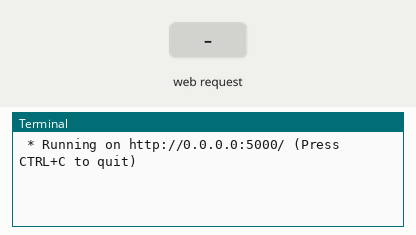
Bench run of a program on a simulated Raspberry Pi (BCM pin numbers). On the bench: the last lines printed to the terminal. The test bench sets the inputs (shaded band). The camera gives no picture and a still takes 0.5 s; the clock reads 2024-03-15 10:24:30 at power-on unless the program sets it.

Above: at 1.2 s.
1.3 s: HTTP request for / received
At 2.1 s:
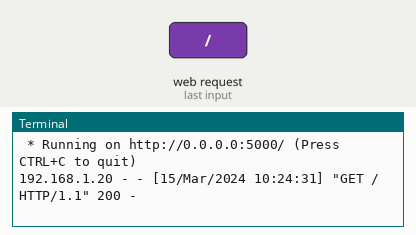
2.8 s: HTTP request for /api/capture received
At 4.0 s:
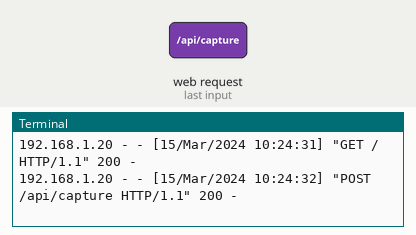
4.3 s: HTTP request for /api/download/resolution received
At 5.4 s:
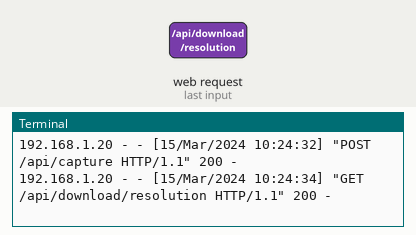

Measured:
- after the input at 1.3 s, the terminal: prints a new line at once (image 1)
- after the input at 2.8 s, the terminal: prints a new line at once (image 2)
- after the input at 4.3 s, the terminal: prints a new line at once (image 3)

The program:

server.py
```python
from flask import Flask, send_file, jsonify, render_template_string, request
from picamera2 import Picamera2
import time
import os

app = Flask(__name__)
picam2 = Picamera2()

# Ensure the static directory exists
os.makedirs('static', exist_ok=True)

captured_images = []

@app.route('/')
def index():
    return render_template_string('''
        <h1>Raspberry Pi Camera</h1>
        <form id="capture-form">
            <label for="resolution">Select Resolution:</label>
            <select name="resolution" id="resolution">
                <option value="640x480">640x480</option>
                <option value="1280x720">1280x720</option>
                <option value="1920x1080">1920x1080</option>
                <option value="4056x3040">12MP (4056x3040)</option>
            </select>
            <button type="submit">Capture Image</button>
        </form>
        <br>
        <div id="result"></div>
        <h2>Captured Images</h2>
        <ul id="image-list">
            {% for image in images %}
                <li>
                    <a href="{{ image['view'] }}">View</a> |
                    <a href="{{ image['download'] }}">Download</a>
                </li>
            {% endfor %}
        </ul>
        <script>
            document.getElementById('capture-form').addEventListener('submit', function(event) {
                event.preventDefault();
                var formData = new FormData(event.target);
                fetch('/api/capture', {
                    method: 'POST',
                    body: formData
                })
                .then(response => response.json())
                .then(data => {
                    if (data.message) {
                        document.getElementById('result').innerText = data.message;
                        updateImageList();
                    } else if (data.error) {
                        document.getElementById('result').innerText = data.error;
                    }
                })
                .catch(error => {
                    document.getElementById('result').innerText = 'An error occurred: ' + error;
                });
            });

            function updateImageList() {
                fetch('/api/images')
                .then(response => response.json())
                .then(data => {
                    const imageList = document.getElementById('image-list');
                    imageList.innerHTML = '';
                    data.images.forEach(image => {
                        const listItem = document.createElement('li');
                        const viewLink = document.createElement('a');
                        viewLink.href = image.view;
                        viewLink.innerText = 'View';
                        const downloadLink = document.createElement('a');
                        downloadLink.href = image.download;
                        downloadLink.innerText = 'Download';
                        listItem.appendChild(viewLink);
                        listItem.innerHTML += ' | ';
                        listItem.appendChild(downloadLink);
                        imageList.appendChild(listItem);
                    });
                });
            }

            document.addEventListener('DOMContentLoaded', function() {
                updateImageList();
            });
        </script>
    ''', images=captured_images)


@app.route('/api/capture', methods=['POST'])
def api_capture():
    try:
        resolution = request.form.get('resolution')
        width, height = map(int, resolution.split('x'))
        config = picam2.create_still_configuration(main={"size": (width, height)})
        picam2.configure(config)

        picam2.start()
        time.sleep(2)
        timestamp = int(time.time())
        image_filename = f"image_{timestamp}.jpg"
        image_path = os.path.join("static", image_filename)
        picam2.capture_file(image_path)
        picam2.stop()

        captured_images.append({
            "view": f"/static/{image_filename}",
            "download": f"/api/download/{image_filename}"
        })

        return jsonify({"message": "Image captured successfully!", "path": image_path})
    except Exception as e:
        picam2.stop()  # Ensure the camera is stopped on error
        return jsonify({"error": str(e)}), 500


@app.route('/api/download/<filename>')
def api_download(filename):
    image_path = os.path.join("static", filename)
    if os.path.exists(image_path):
        return send_file(image_path, as_attachment=True)
    else:
        return jsonify({"error": "No image captured yet."}), 404


@app.route('/api/images')
def api_images():
    return jsonify({"images": captured_images})


if __name__ == '__main__':
    app.run(host='0.0.0.0', port=5000)
```
